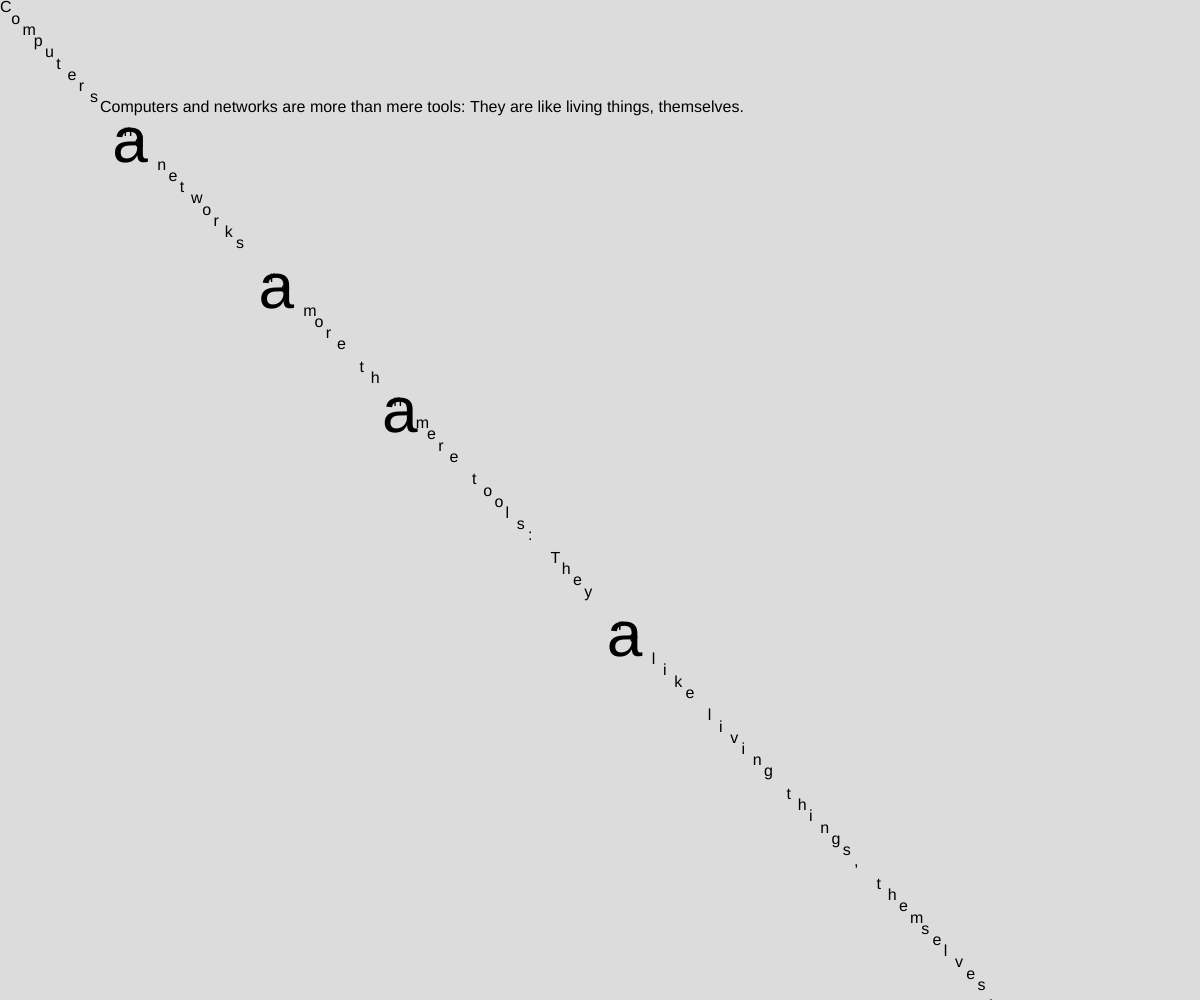
Frame 1 (no input)
Frame 60 (no input): identical to frame 1, image omitted
Frame 120 (the mouse pressed at the canvas centre since frame 60): identical to frame 1, image omitted

The p5.js sketch that drew this single still picture (run headless with seeded random() and noise() and a simulated clock; from frame 60 on, the mouse is pressed at the canvas centre):

// p5.js sketch
// ── sketch.js
// TODO: strings and text
//       iterate letters
//       iterate words


let mString = "Computers and networks are more than mere tools: They are like living things, themselves.";

function setup() {
  createCanvas(windowWidth, windowHeight);
  background(220);

textSize(16);

let mWords = mString.split("") // specifying to split where the spaces are
print(mWords);

  print(mString, mString.length, mString.toLowerCase()); //.length is the length of the text, in this case, its 89 letters

  textAlign(LEFT, TOP) //specify the location of the text box
  text(mString, 100, 100);

  for (let idx = 0; idx < mString.length; idx++) {
    let mChar = mString[idx];
    // let x = random(width);
    // let y = random(height);
    let pos = map(idx, 0, mString.length, 0, height);

    if (mChar == "a") {
      textSize(64);
    } else {
      textSize (16)
    }
    text(mChar, pos, pos);
    }
  }

function draw() {}
